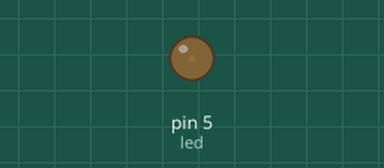
Simulated run of this sketch. Board: Arduino Uno, built with avr-gcc and run on an emulated ATmega328P. Shown: output pins drawn as LEDs (lit = HIGH).

Above: at 0.05 s.
At 0.65 s:
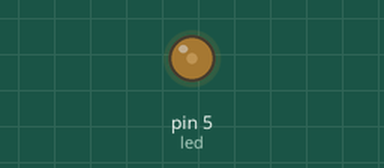
At 1.3 s:
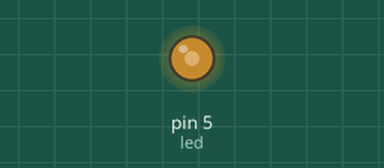
At 2.55 s:
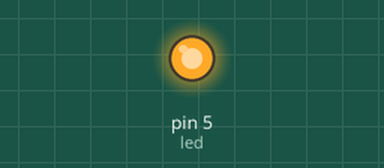
Timing chart, 0 to 5.9 s (numbered marks = the images above):
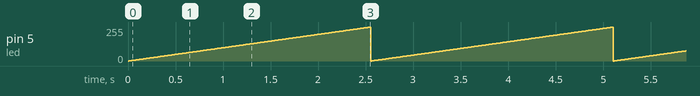

The sketch:

tp2.ino
```cpp
const int led = 5;

void setup() {

  pinMode(led, OUTPUT);
  //analogWrite(led, 0);
}

void loop() {
  /*// A fond pendant 2 secondes
    analogWrite(led, 255);
    delay(2000);

    // Puis à 50% pendant 3 secondes
    analogWrite(led, 128);
    delay(3000);

    // Et enfin OFF pendant 1 seconde
    analogWrite(led, 0);
    delay(1000);
*/
for(int i = 0; i < 255; i++) {
    analogWrite(led, i);
    delay(10);
  }
}
```

Measured:
- by itself, pin 5 (led): ramps from 0/255 to 254/255 and jumps back, once every 2.6 s
